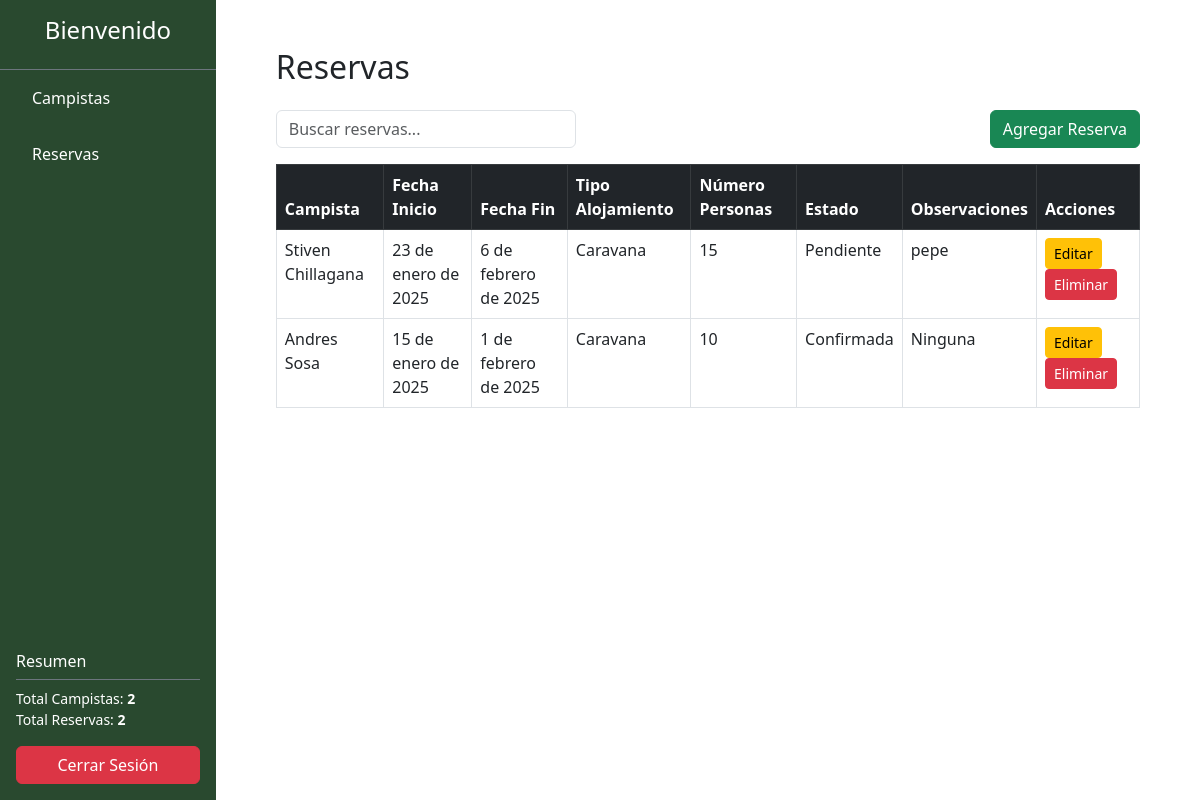
The app's page /reservas/ (signed in), older data.
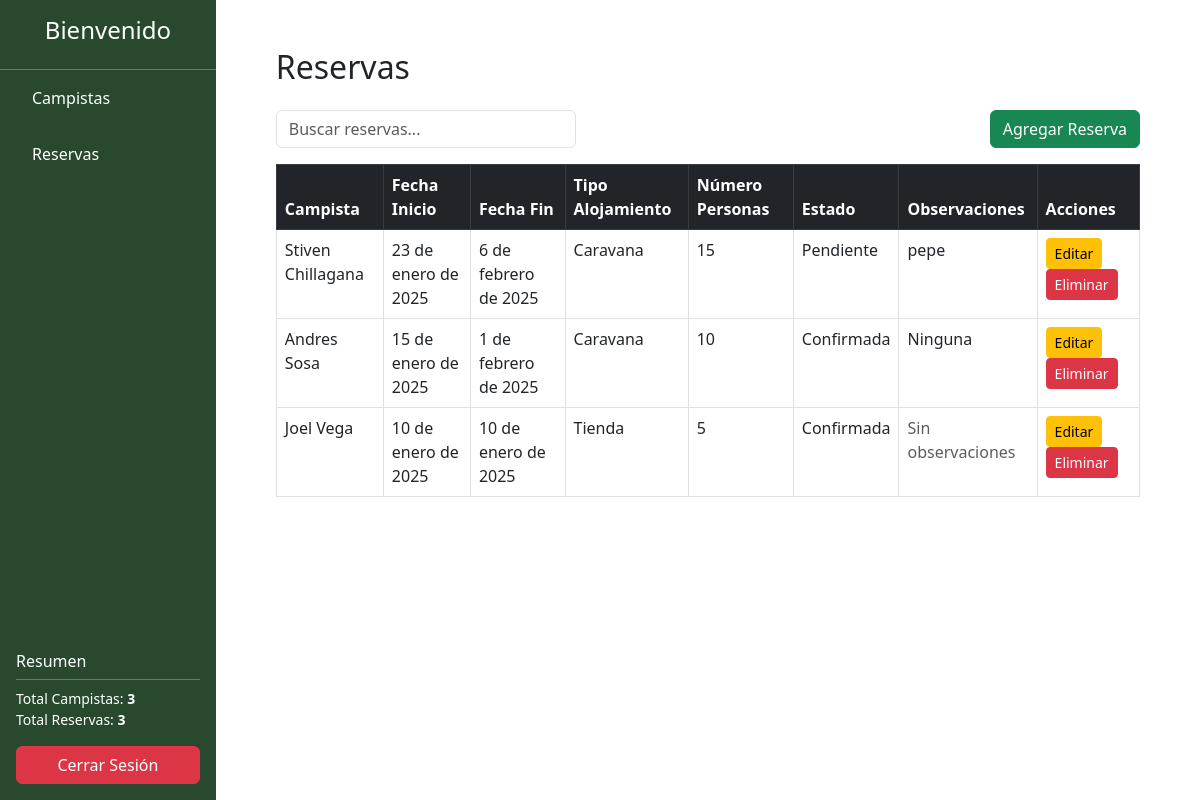
The same page, newer data.
### Aplicaciones/Reservas_Camping_SD/models.py (models this page shows)
class Reserva(models.Model):
    TIPO_ALOJAMIENTO = [
        ('Tienda', 'Tienda'),
        ('Cabaña', 'Cabaña'),
        ('Caravana', 'Caravana'),
    ]
    ESTADO_RESERVA = [
        ('Confirmada', 'Confirmada'),
        ('Pendiente', 'Pendiente'),
        ('Cancelada', 'Cancelada'),
    ]
    fecha_inicio = models.DateField()
    fecha_fin = models.DateField()
    campista = models.ForeignKey(Campista, on_delete=models.CASCADE)
    usuario = models.ForeignKey(Usuario, on_delete=models.CASCADE)  # Relación con Usuario
    tipo_alojamiento = models.CharField(max_length=50, choices=TIPO_ALOJAMIENTO)
    numero_personas = models.PositiveIntegerField()
    estado = models.CharField(max_length=50, choices=ESTADO_RESERVA)
    observaciones = models.TextField(blank=True, null=True)

class Campista(models.Model):
    nombre_completo = models.CharField(max_length=100)
    correo_electronico = models.EmailField(unique=True)
    telefono = models.CharField(max_length=15)
    direccion = models.TextField(blank=True, null=True)
    usuario = models.ForeignKey('Usuario', on_delete=models.CASCADE)

### Aplicaciones/Reservas_Camping_SD/views.py (the view)
# urls.py: path('reservas/', views.lista_reservas),  # Lista de todas las reservas
def lista_reservas(request):
    if 'usuario' not in request.session:
        return redirect('/')
    usuario_actual = request.session['usuario']
    reservas = Reserva.objects.filter(usuario__usuario=usuario_actual)  # Filtra las reservas por usuario
    total_campistas = Campista.objects.filter(reserva__usuario__usuario=usuario_actual).distinct().count()  # Filtra campistas relacionados con las reservas del usuario
    total_reservas = reservas.count()  # Cuenta las reservas del usuario actual
    return render(request, 'lista_reservas.html', {
        'reservas': reservas,
        'total_campistas': total_campistas,
        'total_reservas': total_reservas,
    })

### Aplicaciones/Reservas_Camping_SD/templates/lista_reservas.html (shortened to what this page needs)
{% extends "plantilla.html" %}
{% block contenido %}
<div class="container">
    <h2 class="mb-4">Reservas</h2>
    <div class="d-flex justify-content-between align-items-center mb-3">
        <input type="text" id="buscadorReservas" class="form-control me-3" placeholder="Buscar reservas..." style="max-width: 300px;">
        <a href="/reservas/crear/" class="btn btn-success">Agregar Reserva</a>
    </div>
    <table class="table table-bordered" id="tablaReservas">
        <thead class="table-dark">
            <tr>
                <th>Campista</th>
                <th>Fecha Inicio</th>
                <th>Fecha Fin</th>
                <th>Tipo Alojamiento</th>
                <th>Número Personas</th>
                <th>Estado</th>
                <th>Observaciones</th>
                <th>Acciones</th>
            </tr>
        </thead>
        <tbody>
            {% for reserva in reservas %}
            <tr>
                <td>{{ reserva.campista.nombre_completo }}</td>
                <td>{{ reserva.fecha_inicio }}</td>
                <td>{{ reserva.fecha_fin }}</td>
                <td>{{ reserva.tipo_alojamiento }}</td>
                <td>{{ reserva.numero_personas }}</td>
                <td>{{ reserva.estado }}</td>
                <td>
                    {% if reserva.observaciones %}
                        {{ reserva.observaciones }}
                    {% else %}
                        <span class="text-muted">Sin observaciones</span>
                    {% endif %}
                </td>
                <td>
                    <a href="/reservas/editar/{{ reserva.id }}/" class="btn btn-warning btn-sm">Editar</a>
                    <form method="POST" action="/reservas/eliminar/{{ reserva.id }}/" style="display: inline;">
                        <button type="button" class="btn btn-danger btn-sm"
                                onclick="confirmarEliminacion(this)">Eliminar</button>
                    </form>
                </td>
            </tr>
            {% empty %}
            <tr>
                <td colspan="8" class="text-center">No hay reservas registradas.</td>
            </tr>
            {% endfor %}
        </tbody>
    </table>
</div>
{% endblock %}

Row changes from the older to the newer data that the page shows:
added Reserva: campista.nombre_completo "Joel Vega", fecha_inicio "10 de enero de 2025", fecha_fin "10 de enero de 2025", tipo_alojamiento "Tienda", numero_personas "5", estado "Confirmada", observaciones "Sin observaciones"
Text that changed along with them:
{{ total_campistas }}: "2" → "3"
{{ total_reservas }}: "2" → "3"
